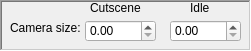
             <widget class="QFrame" name="camera_size">
              <property name="geometry">
               <rect>
                <x>280</x>
                <y>321</y>
                <width>251</width>
                <height>51</height>
               </rect>
              </property>
              <property name="toolTip">
               <string/>
              </property>
              <property name="frameShape">
               <enum>QFrame::WinPanel</enum>
              </property>
              <property name="frameShadow">
               <enum>QFrame::Sunken</enum>
              </property>
              <property name="lineWidth">
               <number>1</number>
              </property>
              <widget class="QLabel" name="camera_size_text">
               <property name="geometry">
                <rect>
                 <x>10</x>
                 <y>20</y>
                 <width>71</width>
                 <height>16</height>
                </rect>
               </property>
               <property name="toolTip">
                <string>&lt;html&gt;&lt;head/&gt;&lt;body&gt;&lt;p&gt;Camera zoom in and out of the character in cutscene and in game (idle)&lt;/p&gt;&lt;/body&gt;&lt;/html&gt;</string>
               </property>
               <property name="text">
                <string>Camera size:</string>
               </property>
               <property name="alignment">
                <set>Qt::AlignLeading|Qt::AlignLeft|Qt::AlignVCenter</set>
               </property>
              </widget>
              <widget class="QLabel" name="camera_size_cutscene_text">
               <property name="geometry">
                <rect>
                 <x>90</x>
                 <y>0</y>
                 <width>61</width>
                 <height>16</height>
                </rect>
               </property>
               <property name="text">
                <string>Cutscene</string>
               </property>
               <property name="alignment">
                <set>Qt::AlignLeading|Qt::AlignLeft|Qt::AlignVCenter</set>
               </property>
              </widget>
              <widget class="QLabel" name="camera_size_idle_text">
               <property name="geometry">
                <rect>
                 <x>190</x>
                 <y>0</y>
                 <width>21</width>
                 <height>16</height>
                </rect>
               </property>
               <property name="layoutDirection">
                <enum>Qt::LeftToRight</enum>
               </property>
               <property name="text">
                <string>Idle</string>
               </property>
               <property name="alignment">
                <set>Qt::AlignLeading|Qt::AlignLeft|Qt::AlignVCenter</set>
               </property>
              </widget>
              <widget class="QDoubleSpinBox" name="camera_size_cutscene_value">
               <property name="geometry">
                <rect>
                 <x>85</x>
                 <y>20</y>
                 <width>71</width>
                 <height>22</height>
                </rect>
               </property>
               <property name="toolTip">
                <string/>
               </property>
               <property name="maximum">
                <double>1000.000000000000000</double>
               </property>
              </widget>
              <widget class="QDoubleSpinBox" name="camera_size_idle_value">
               <property name="geometry">
                <rect>
                 <x>170</x>
                 <y>20</y>
                 <width>71</width>
                 <height>22</height>
                </rect>
               </property>
               <property name="toolTip">
                <string/>
               </property>
               <property name="maximum">
                <double>1000.000000000000000</double>
               </property>
               <property name="value">
                <double>0.000000000000000</double>
               </property>
              </widget>
             </widget>
